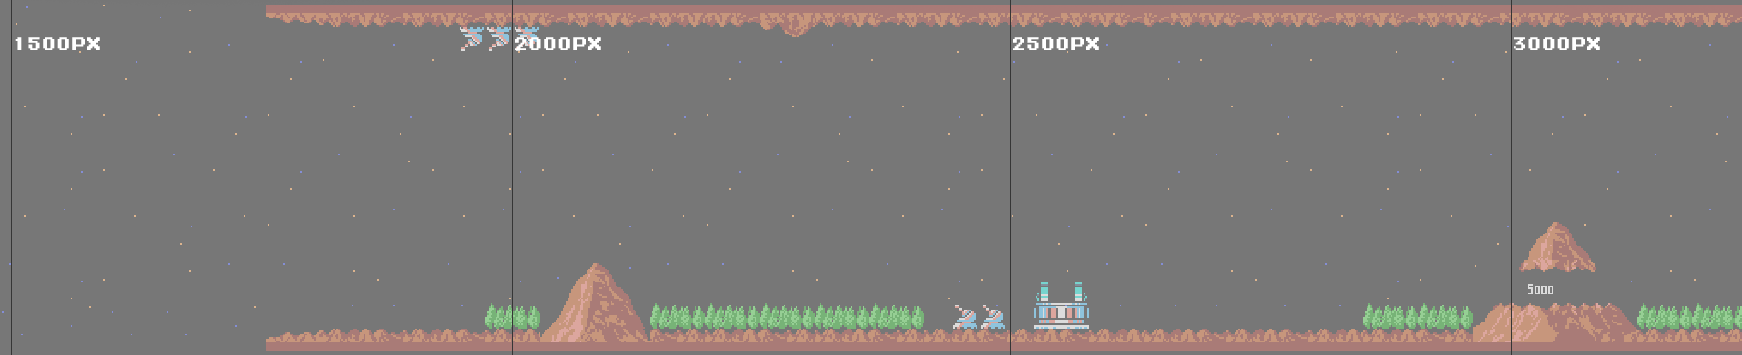

This is a level from a 2D game, rendered from its Tiled map with the project's own tilesets. A one-line summary and the complete map file follow:
An orthogonal 1x1 tile map with 1742x355 px tiles, 1 tile layer (Camada de Tiles 1) and 1 object.

<map version="1.0" orientation="orthogonal" width="1" height="1" tilewidth="1742" tileheight="355">
 <tileset firstgid="1" name="map" tilewidth="1742" tileheight="355">
  <image source="testmap.png" width="1742" height="355" />
 </tileset>
 <layer name="Camada de Tiles 1" width="1" height="1">
  <data>
   <tile gid="1" />
  </data>
 </layer>
 <objectgroup name="COLIDORZAO" width="1" height="1">
  <object x="695" y="90" width="187" height="94" />
 </objectgroup>
</map>